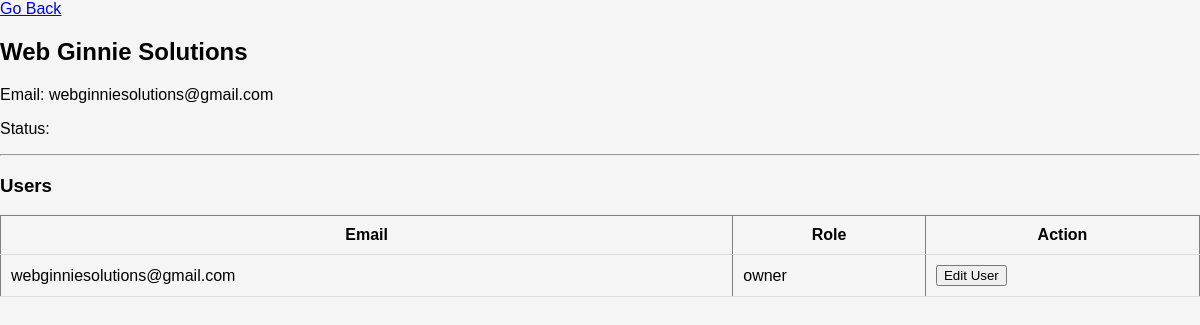
Page /accounts/tenant/6/ (signed in) on the committed database.
### accounts/models.py (models this page shows, shortened)
class Tenant(models.Model):
    name = models.CharField(max_length=255)
    email = models.EmailField(unique=True)
    is_active = models.BooleanField(default=True)
    created_at = models.DateTimeField(auto_now_add=True)

class User(AbstractUser):
    tenant = models.ForeignKey(Tenant, on_delete=models.CASCADE, null=True, blank=True)
    role = models.CharField(
    max_length=20,
    choices=[
        ('owner', 'Owner'),
        ('admin', 'Admin'),
        ('agent', 'Agent'),
    ],
    default='agent'
)
    is_password_set = models.BooleanField(default=False)
    setup_token = models.CharField(max_length=255, null=True, blank=True)
    token_expiry = models.DateTimeField(null=True, blank=True)

### accounts/views.py (the view)
# urls.py: path('tenant/<int:id>/', views.tenant_detail, name='tenant_detail'),
def tenant_detail(request, id):
    if not request.user.is_superuser:
        return redirect('login')
    tenant = Tenant.objects.get(id=id)
    users = User.objects.filter(tenant=tenant)
    return render(request, 'dashboard/tenant_detail.html', {
        'tenant': tenant,
        'users': users
    })

### templates/dashboard/tenant_detail.html (shortened to what this page needs)
{% load static %}
<!DOCTYPE html>
<html lang="en">
<head>
    <link rel="stylesheet" href="{% static 'css/dashboard.css' %}">
    <link rel="stylesheet" href="{% static 'css/components.css' %}">
</head>
<body>
<a href="{% url 'superadmin' %}">Go Back</a>
<h2>{{ tenant.name }}</h2>
<p>Email: {{ tenant.email }}</p>
<p>Status: {{ tenant.status }}</p>
<hr>
<h3>Users</h3>
<table border="1">
    <tr>
        <th>Email</th>
        <th>Role</th>
        <th>Action</th>
    </tr>
    {% for user in users %}
    <tr>
        <td>{{ user.email }}</td>
        <td>{{ user.role }}</td>
        <td><button onclick="openEditModal('{{ user.id }}','{{ user.email }}')">Edit User</button>
        </td>
    </tr>
    {% endfor %}
</table>
</body>
</html>

### static/css/dashboard.css (style rules this page uses)
* { font-family:Verdana, Geneva, Tahoma, sans-serif; }
body { font-family: Arial; background: #f5f5f5; margin: 0; }
table { width: 100%; border-collapse: collapse; }
table th, table td { padding: 10px; border-bottom: 1px solid #ddd; }

### static/css/components.css (style rules this page uses)
body { font-family: Arial; background: #f5f5f5; margin: 0; }

### rows in the picture
Tenant: name "Web Ginnie Solutions", email "webginniesolutions@gmail.com"
User: email "webginniesolutions@gmail.com", role "owner"
